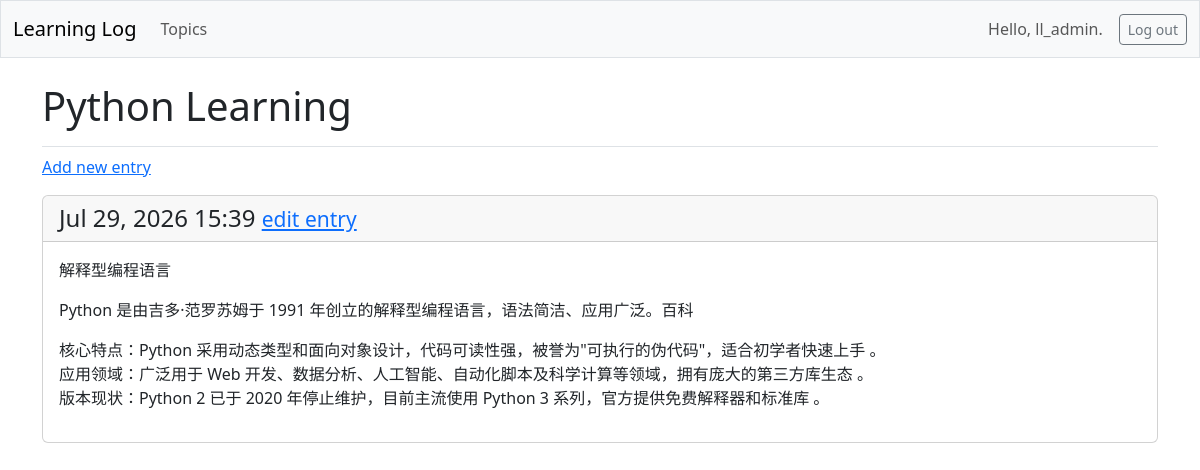
The page /topics/3/ (signed in) on the database its author committed.
### learning_logs/models.py (models this page shows, shortened)
class Topic(models.Model):
    text = models.CharField(max_length=200)
    date_added = models.DateTimeField(auto_now_add=True)
    owner = models.ForeignKey(User, on_delete=models.CASCADE)

class Entry(models.Model):
    topic = models.ForeignKey(Topic, on_delete=models.CASCADE)
    text = models.TextField()
    date_added = models.DateTimeField(auto_now_add=True)
    class Meta:
        verbose_name_plural = "entries"

### learning_logs/views.py (the view)
# urls.py: path('topics/<int:topic_id>/', views.topic, name='topic'),
@login_required
def topic(request, topic_id):
    topic = Topic.objects.get(id=topic_id)
    if topic.owner != request.user:
        raise Http404
    entries = topic.entry_set.order_by('-date_added')
    context = {'topic': topic, 'entries': entries}
    return render(request, 'learning_logs/topic.html', context)

### learning_logs/templates/learning_logs/topic.html
{% extends 'learning_logs/base.html' %}
{% block page_header %}
  <h1>{{ topic.text }}</h1>
{% endblock page_header %}
{% block content %}
  <p>
    <a href="{% url 'learning_logs:new_entry' topic.id %}">Add new entry</a>
  </p>
    {% for entry in entries %}
      <div class="card mb-3">
        <h4 class="card-header">
          {{ entry.date_added|date:'M d, Y H:i' }}
          <small>
            <a href="{% url 'learning_logs:edit_entry' entry.id %}">edit entry</a>
          </small>
        </h4>
        <div class="card-body">{{ entry.text|linebreaks }}</div>
      </div>
    {% empty %}
      <p>There are no entries for this topic yet.</p>
    {% endfor %}
{% endblock content %}

### learning_logs/templates/learning_logs/base.html (shortened to what this page needs)
<!DOCTYPE html>
<html lang="en">
<head>
    {% load django_bootstrap5 %}
    {% bootstrap_css %}
</head>
<body>
    <nav class="navbar navbar-expand-md navbar-light bg-light mb-4 border">
        <div class="container-fluid">
            <a class="navbar-brand" href="{% url 'learning_logs:index' %}">Learning Log</a>
            <div class="collapse navbar-collapse" id="navbarCollapse">
                <ul class="navbar-nav me-auto mb-2 mb-md-0">
                    <li class="nav-item">
                        <a class="nav-link" href="{% url 'learning_logs:topics' %}" aria-current="page">Topics</a>
                    </li>
                </ul> <! -- 定义导航栏左侧链接的代码到此结束 -->
                <div class="d-flex align-items-center ms-auto gap-3">
                    <ul class="navbar-nav mb-2 mb-md-0">
                        {% if user.is_authenticated %}
                            <li class="nav-item">
                                <span class="navbar-text">Hello, {{ user.username }}.</span>
                            </li>
                        {% endif %}
                    </ul>
                    {% if user.is_authenticated %}
                        <form action="{% url 'accounts:logout' %}" method="post">
                            <button type="submit" class="btn btn-outline-secondary btn-sm">Log out</button>
                        </form>
                    {% endif %}
                </div>
            </div> <! -- 定义导航栏可折叠部分的代码到此结束 -->
        </div> <! -- 定义导航栏容器的代码到此结束 -->
    </nav> <! -- 定义导航栏的代码到此结束 -->
    <main class="container">
        <div class="pb-2 mb-2 border-bottom">
            {% block page_header %}{% endblock page_header %}
        </div>
        <div>
            {% block content %}{% endblock content %}
        </div>
    </main>
</body>
</html>

### rows shown on the page
Topic: text "Python Learning"
Entry: date_added "Jul 29, 2026 15:39", text "解释型编程语言 ‌Python 是由吉多·范罗苏姆于 1991 年创立的解释型编程语言，语法简洁、应用广泛。‌‌‌百科‌ ‌核心特点‌：Python 采用动态类型和面向对象设计，代码可读性强，被誉为\"可执行的伪代码\"，适合初学者快速上手 。 ‌应用领域‌：广泛用于 Web 开发、数据分析、人工智能、自动化脚本及科学计算等领域，拥有庞大的第三方库生态 。 ‌版本现状‌：Python 2 已于 2020 年停止维护，目前主流使用 Python 3 系列，官方提供免费解释器和标准库 。‌‌‌"

### other values the page prints
{{ user.username }} "ll_admin"
